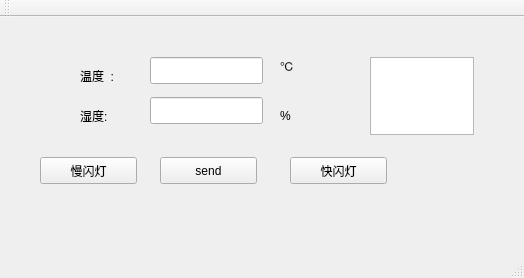
<?xml version="1.0" encoding="UTF-8"?>
<ui version="4.0">
 <class>MainWindow</class>
 <widget class="QMainWindow" name="MainWindow">
  <property name="geometry">
   <rect>
    <x>0</x>
    <y>0</y>
    <width>524</width>
    <height>278</height>
   </rect>
  </property>
  <property name="windowTitle">
   <string>MainWindow</string>
  </property>
  <widget class="QWidget" name="centralWidget">
   <widget class="QLabel" name="label">
    <property name="geometry">
     <rect>
      <x>80</x>
      <y>50</y>
      <width>67</width>
      <height>17</height>
     </rect>
    </property>
    <property name="text">
     <string>温度  :</string>
    </property>
   </widget>
   <widget class="QLabel" name="label_2">
    <property name="geometry">
     <rect>
      <x>80</x>
      <y>90</y>
      <width>67</width>
      <height>17</height>
     </rect>
    </property>
    <property name="text">
     <string>湿度:</string>
    </property>
   </widget>
   <widget class="QLabel" name="label_3">
    <property name="geometry">
     <rect>
      <x>280</x>
      <y>40</y>
      <width>67</width>
      <height>17</height>
     </rect>
    </property>
    <property name="text">
     <string>℃</string>
    </property>
   </widget>
   <widget class="QLabel" name="label_4">
    <property name="geometry">
     <rect>
      <x>280</x>
      <y>90</y>
      <width>67</width>
      <height>17</height>
     </rect>
    </property>
    <property name="text">
     <string>%</string>
    </property>
   </widget>
   <widget class="QLineEdit" name="lineEdit">
    <property name="geometry">
     <rect>
      <x>150</x>
      <y>40</y>
      <width>113</width>
      <height>27</height>
     </rect>
    </property>
   </widget>
   <widget class="QLineEdit" name="lineEdit_2">
    <property name="geometry">
     <rect>
      <x>150</x>
      <y>80</y>
      <width>113</width>
      <height>27</height>
     </rect>
    </property>
   </widget>
   <widget class="QTextEdit" name="textEdit">
    <property name="geometry">
     <rect>
      <x>370</x>
      <y>40</y>
      <width>104</width>
      <height>78</height>
     </rect>
    </property>
   </widget>
   <widget class="QPushButton" name="pushButton">
    <property name="geometry">
     <rect>
      <x>160</x>
      <y>140</y>
      <width>97</width>
      <height>27</height>
     </rect>
    </property>
    <property name="text">
     <string>send</string>
    </property>
   </widget>
   <widget class="QPushButton" name="pushButton_2">
    <property name="geometry">
     <rect>
      <x>290</x>
      <y>140</y>
      <width>97</width>
      <height>27</height>
     </rect>
    </property>
    <property name="text">
     <string>快闪灯</string>
    </property>
   </widget>
   <widget class="QPushButton" name="pushButton_3">
    <property name="geometry">
     <rect>
      <x>40</x>
      <y>140</y>
      <width>97</width>
      <height>27</height>
     </rect>
    </property>
    <property name="text">
     <string>慢闪灯</string>
    </property>
   </widget>
  </widget>
  <widget class="QMenuBar" name="menuBar">
   <property name="geometry">
    <rect>
     <x>0</x>
     <y>0</y>
     <width>524</width>
     <height>25</height>
    </rect>
   </property>
  </widget>
  <widget class="QToolBar" name="mainToolBar">
   <attribute name="toolBarArea">
    <enum>TopToolBarArea</enum>
   </attribute>
   <attribute name="toolBarBreak">
    <bool>false</bool>
   </attribute>
  </widget>
  <widget class="QStatusBar" name="statusBar"/>
 </widget>
 <layoutdefault spacing="6" margin="11"/>
 <resources/>
 <connections/>
</ui>
